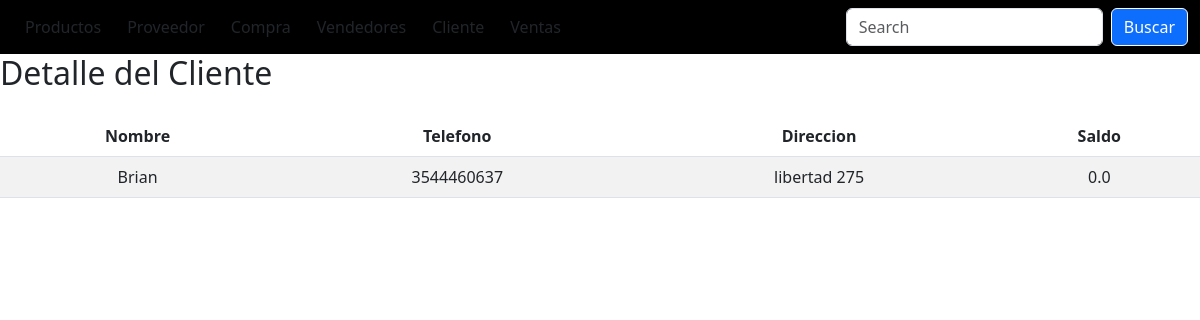
Screenshot of /cliente/cliente/detalleCliente/1/ with the database file from the repository.
### miAplicacion/models.py (models this page shows, shortened)
class Cliente(models.Model):
    Nombre = models.CharField (max_length=50, help_text="the publisher description.")
    Telefono = models.IntegerField (help_text="the publisher talle.")
    Direccion = models.CharField (max_length=50, help_text="the publisher talle.")
    Saldo = models.FloatField (help_text="the publisher precioCompra.")

### miAplicacion/views.py (the view)
# urls.py: path('cliente/cliente/detalleCliente/<int:pk>/', views.detalleCliente, name='detalleProveedor'),
def detalleCliente(request, pk):
    cliente = Cliente.objects.get(id=pk)
    context = {"cliente": cliente}
    return render(request, "detalleCliente.html",context)

### miProyecto/templates/detalleCliente.html
{% include 'navbar.html' %}
{% block content %}
<h2>Detalle del Cliente</h2>
<table id="tabla_cliente" class='table table-striped'>
    <thead>
        <tr>
            <th>Nombre</th>
            <th>Telefono</th>
            <th>Direccion</th>
            <th>Saldo</th>
        </tr>
    </thead>
    <tbody>
        <tr>
            <td>{{ cliente.Nombre}}</td>
            <td>{{ cliente.Telefono}}</td>
            <td>{{ cliente.Direccion}}</td>
            <td>{{ cliente.Saldo}}</td>
        </tr>
    </tbody>
</table>
{% endblock %}

### miProyecto/static/css/styles.css (style rules this page uses)
body { min-height: 100vh; display: flex; flex-direction: column; }
.table.table-striped tr td { color: var(#263409); }

### miProyecto/static/tabla.css (style rules this page uses)
.table { margin:auto; width: 70vw; text-align: center; background-color: var(--color--whitw); padding: var(--card-padding); border-radius: var(--card-border-radius); margin-top: 1rem; box-shadow: var(--box-shadow); justify-content: space-around; gap: 1.4rem; transition: all 0.3s ease; }

### rows the page displays
Cliente: Nombre "Brian", Telefono "3544460637", Direccion "libertad 275", Saldo "0.0"
